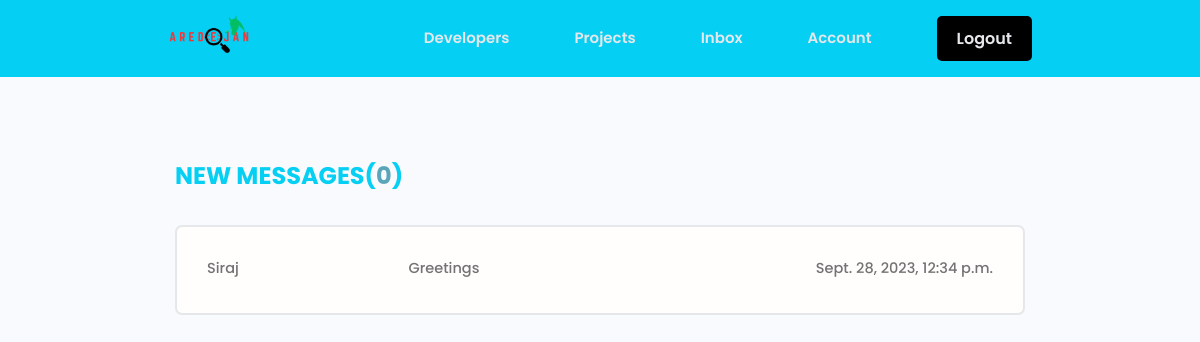
Before: /inbox/ (signed in) with the older database file.
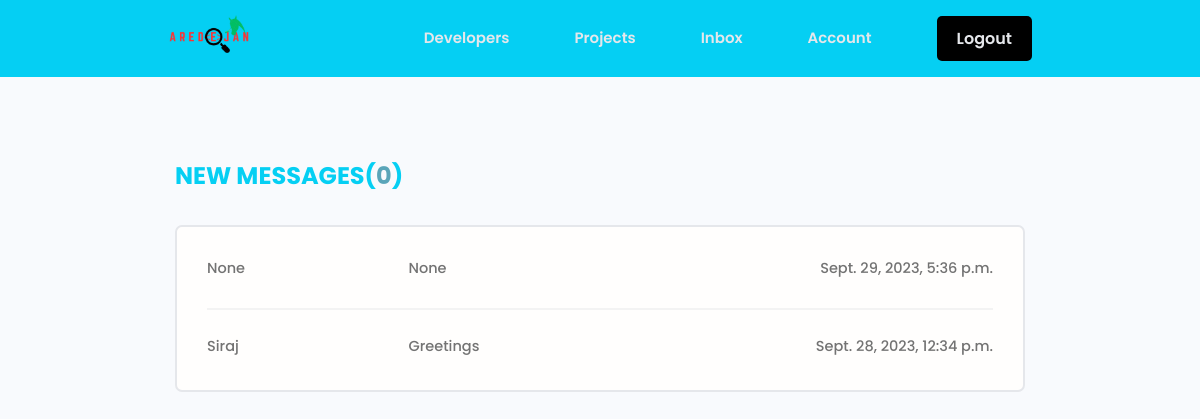
After: the same page with the newer database file.
### users/models.py (models this page shows, shortened)
class Message(models.Model):
    sender = models.ForeignKey(Profile, on_delete=models.SET_NULL, null=True, blank=True)
    recipient = models.ForeignKey(Profile, on_delete=models.SET_NULL, null=True, blank=True, related_name='messages')
    name = models.CharField(max_length=200, null=True, blank=True)
    email = models.EmailField(max_length=200, null=True, blank=True)
    subject = models.CharField(max_length=200, null=True, blank=True)
    body = models.TextField()
    is_read = models.BooleanField(default=False, null=True)
    created = models.DateTimeField(auto_now_add=True)
    id = models.UUIDField(default=uuid.uuid4, unique=True, primary_key=True, editable=False)
    class Meta:
        ordering = ['is_read', '-created']

### users/views.py (the view)
# urls.py: path('inbox/', views.inbox, name='inbox'),
@login_required(login_url='login')
def inbox(request):
    profile = request.user.profile
    messageRequests = profile.messages.all()
    unreadCount = messageRequests.filter(is_read=False).count()
    context = {'messageRequests': messageRequests, 'unreadCount': unreadCount}
    return render(request, 'users/inbox.html', context)

### users/templates/users/inbox.html
{% extends 'main.html' %}
{% block content %}
  <main class="inbox my-xl">
    <div class="content-box">
      <h3 class="inbox__title">New Messages(<span>{{unreadCount}}</span>)</h3>
      <ul class="messages">
        {% for message in messageRequests %}
        {% if message.is_read == False %}
        <li class="message message--unread">
        {% else %}
        <li class="message">
        {% endif %}
          <a href="{% url 'message' message.id %}">
            <span class="message__author">{{message.name}}</span>
            <span class="message__subject">{{message.subject}}</span>
            <span class="message__date">{{message.created}}</span>
          </a>
        </li>
        {% endfor %}
      </ul>
    </div>
  </main>
{% endblock content %}

### templates/main.html (shortened to what this page needs)
<!DOCTYPE html>
{% load static %}
<html lang="en">
<head>
    <link rel="stylesheet" href="https://cdnjs.cloudflare.com/ajax/libs/font-awesome/6.3.0/css/all.min.css" />
    <link rel="stylesheet" href="https://cdn.iconmonstr.com/1.3.0/css/iconmonstr-iconic-font.min.css" />
    <link rel="stylesheet" href="{% static 'uikit/styles/uikit.css' %}" />
    <link rel="stylesheet" href="{% static 'styles/app.css' %}" />
</head>
<body>
    {% include 'navbar.html' %}
    {% block content %}
    {% endblock content %}
</body>
</html>

### templates/navbar.html (shortened to what this page needs)
{% load static %}
  <header class="header">
    <div class="container container--narrow">
      <a href="{% url 'profiles' %}" class="header__logo">
        <img src="{% static 'images/aredejan_side_resized.png' %}" alt="DevSearch Logo" />
      </a>
      <nav class="header__nav">
        <ul class="header__menu">
          <li class="header__menuItem"><a href="{% url 'profiles' %}">Developers</a></li>
          <li class="header__menuItem"><a href="{% url 'projects' %}">Projects</a></li>
          {% if request.user.is_authenticated %}
          <li class="header__menuItem"><a href="{% url 'inbox' %}">Inbox</a></li>
          <li class="header__menuItem"><a href="{% url 'account' %}">Account</a></li>
          <li class="header__menuItem"><a href="{% url 'logout' %}" class="btn btn--sub">Logout</a></li>
          {% else %}
          <li class="header__menuItem"><a href="{% url 'login' %}" class="btn btn--sub">Login/Sign Up</a></li>
          {% endif %}
        </ul>
      </nav>
    </div>
  </header>

### static/styles/app.css (style rules this page uses)
:root { --color-sub: #05cff3; }
.btn--sub { background-color: #000000 }
img { width: 100%; }
.content-box { width: 95%; max-width: 85rem; margin: 0 auto; }
.header { position: sticky; z-index: 111; background-color: var(--color-sub); padding: 1.5rem 0; }
.header > .container { display: flex; justify-content: space-between; align-items: center; }
.header__logo > img { height: 3.8rem; }
.header__nav > ul { display: inline-flex; align-items: center; list-style: none; gap: 6.5rem; }
.header__menuItem > a { color: var(--color-light); font-weight: 600; }
.inbox { height: 90vh; }
.inbox__title, .inbox__title span { font-size: 2.4rem; font-weight: 700; color: var(--color-sub); text-transform: uppercase; text-align: left; margin-bottom: 3rem; }
.inbox__title span { color: var(--color-main); }
.messages { list-style: none; background: var(--color-white); padding: 0.5rem 3rem; border: 2px solid var(--color-light); border-radius: 0.7rem; }
.message { padding: 2.5rem 0; }
.message > a span { font-size: 1.45rem; font-weight: 500; }
.message:not(:last-child) { border-bottom: 2px solid var(--color-white-light); }
.message > a { display: flex; gap: 1rem; }
.message__author, .message__date { flex-basis: 25%; }
.message__subject { flex-basis: 50%; }
.message__date { text-align: right; }

### static/uikit/styles/modules/_variables.css (style rules this page uses)
:root { --color-main: #5aa5b9; --color-main-light: #e6faff; --color-sub: #3f4156; --color-sub-light: #51546e; --color-sub-lighter: #ededfd; --color-text: #737373; --color-gray: #8b8b8b; --color-light: #e5e7eb; --color-light-gray: #767676; --color-bg: #f8fafd; --color-white: #fffefd; --color-white-light: #f3f3f3; --color-success: #359e64; --color-success-bg: #def8e8; --color-error: #fc4b0b; --color-error-bg: #fff2ee; --font-base: 'Poppins', arial, helvetica, 'Segoe UI', roboto, ubuntu, sans-serif; --font-monospace: 'Fira Code', 'Courier New', courier, monospace; --font-regular: 300; --font-medium: 500; --font-bold: 700; --generic-shadow: 1px 1px 5px #00000010; --generic-transition: all 0.3s ease-in-out; }

### static/uikit/styles/modules/_base.css (style rules this page uses)
* { margin: 0; padding: 0; box-sizing: border-box; text-rendering: optimizeLegibility; color: inherit; font-size: inherit; }
html { font-size: 50%; }
@media only screen and (min-width: 480px) { html { font-size: 56.25%; } }
@media only screen and (min-width: 1200px) { html { font-size: 62.5%; } }
body { line-height: 1.6; font-weight: 400; font-size: 1.5rem; color: var(--color-text); background-color: var(--color-bg); min-height: 100vh; }

### static/uikit/styles/modules/_typography.css (style rules this page uses)
* { font-family: var(--font-base); }
h3 { font-size: 3.2rem; font-weight: var(--font-medium); }
p, span, strong { font-size: 1.6rem; color: var(--color-text); font-weight: var(--font-regular); }
a { padding-bottom: 2px; text-decoration: none; display: inline-block; color: var(--color-main); font-weight: var(--font-medium); }

### static/uikit/styles/modules/_utilities.css (style rules this page uses)
.container { width: 92%; max-width: 165rem; margin: 0 auto; box-sizing: border-box; }
.container--narrow { width: 92%; max-width: 120rem; }
@media screen and (min-width: 1000px) { .container { width: 90%; } }
@media screen and (min-width: 1000px) { .container--narrow { width: 85%; } }
@media screen and (min-width: 1200px) { .container { width: 80%; } }
@media screen and (min-width: 1200px) { .container--narrow { width: 72%; } }
.my-xl { margin: 8rem auto; }

### static/uikit/styles/modules/_button.css (style rules this page uses)
.btn { display: inline-block; position: relative; cursor: pointer; background-color: var(--color-light); font-weight: var(--font-medium); color: var(--color-sub); text-decoration: none; padding: 1rem 2rem; border-radius: 0.5rem; border: none; width: -webkit-fit-content; width: -moz-fit-content; width: fit-content; height: -webkit-fit-content; height: -moz-fit-content; height: fit-content; font-size: 1.6rem; outline-width: 0; outline-color: transparent; -webkit-backface-visibility: hidden; backface-visibility: hidden; transition: all 0.3s ease-in-out; }
.btn--sub { background-color: var(--color-sub); color: var(--color-white); }

Changed rows visible on the page:
added Message: name "None", subject "None", created "Sept. 29, 2023, 5:36 p.m."
